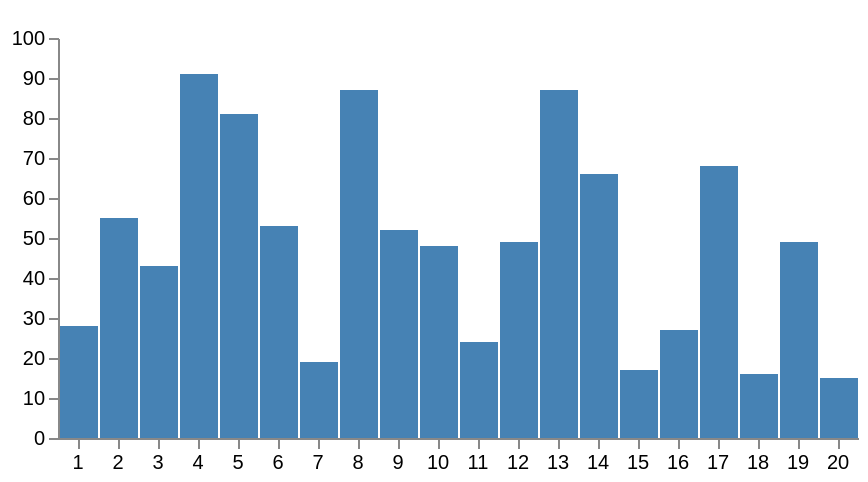

Describe this chart as a Vega-Lite specification.
### Vega specification from a JSON file in a GitHub repository (floating-point values rounded to 4 significant figures)
{"schema": {"language": "vega", "version": "3.0.0"}, "width": 400, "height": 200, "padding": 5, "signals": [{"name": "label", "value": {"x": 0, "y": 0}, "on": [{"events": "rect:mouseover", "update": "datum"}, {"events": "rect:mouseout", "update": "{x:0, y:0}"}]}], "data": [{"name": "table", "values": [{"x": 1, "y": 28}, {"x": 2, "y": 55}, {"x": 3, "y": 43}, {"x": 4, "y": 91}, {"x": 5, "y": 81}, {"x": 6, "y": 53}, {"x": 7, "y": 19}, {"x": 8, "y": 87}, {"x": 9, "y": 52}, {"x": 10, "y": 48}, {"x": 11, "y": 24}, {"x": 12, "y": 49}, {"x": 13, "y": 87}, {"x": 14, "y": 66}, {"x": 15, "y": 17}, {"x": 16, "y": 27}, {"x": 17, "y": 68}, {"x": 18, "y": 16}, {"x": 19, "y": 49}, {"x": 20, "y": 15}]}], "scales": [{"name": "xscale", "type": "band", "range": "width", "domain": {"data": "table", "field": "x"}}, {"name": "yscale", "type": "linear", "range": "height", "domain": {"data": "table", "field": "y"}, "nice": true}], "axes": [{"orient": "bottom", "scale": "xscale"}, {"orient": "left", "scale": "yscale"}], "marks": [{"type": "rect", "from": {"data": "table"}, "encode": {"enter": {"x": {"scale": "xscale", "field": "x", "offset": 1}, "width": {"scale": "xscale", "band": 1, "offset": -1}, "y": {"scale": "yscale", "field": "y"}, "y2": {"scale": "yscale", "value": 0}}, "update": {"fill": [{"test": "datum === label", "value": "red"}, {"value": "steelblue"}]}}}, {"type": "text", "encode": {"enter": {"align": {"value": "center"}, "fill": {"value": "#333"}}, "update": {"x": {"scale": "xscale", "expr": "label.x", "band": 0.5}, "y": {"scale": "yscale", "expr": "label.y", "offset": -5}, "text": {"expr": "label.y"}, "fillOpacity": [{"test": "!label._id", "value": 0}, {"value": 1}]}}}]}
